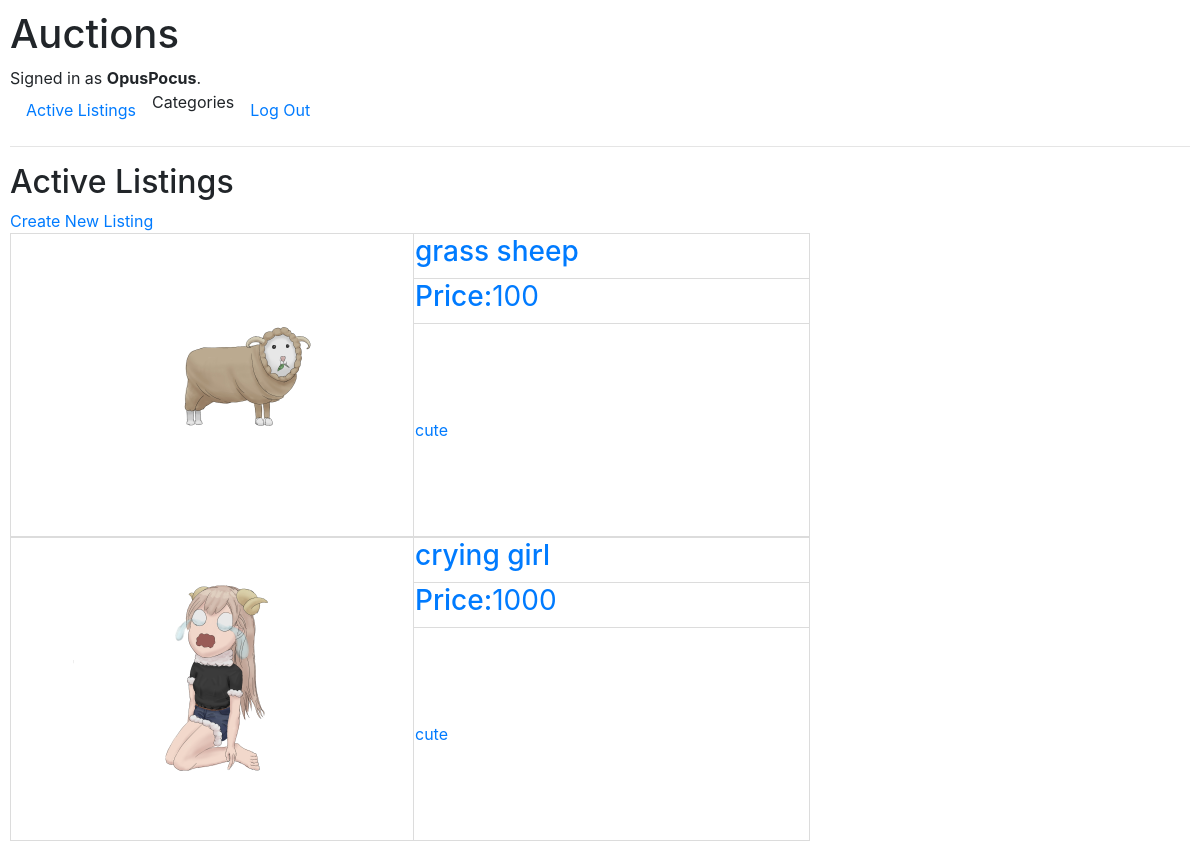
The page / (signed in) on the database its author committed.
### auctions/models.py (models this page shows, shortened)
class User(AbstractUser):
    pass

class AuctionList(models.Model):
    title = models.CharField(max_length=64)
    image = models.ImageField(upload_to="items")
    description = models.CharField(max_length=128)
    type = models.CharField(max_length=16)
    starting_bid = models.IntegerField()
    owner = models.ForeignKey(User, on_delete=models.CASCADE, related_name="my_selling_items")
    is_closed = models.BooleanField(default=False)

### auctions/views.py (the view)
# urls.py: path("", views.index, name="index"),
def index(request):
    return render(request, "auctions/index.html", {
        "items":AuctionList.objects.all(),
    })

### auctions/templates/auctions/index.html
{% extends "auctions/layout.html" %}
{% block body %}
    <h2>Active Listings</h2>
    <a href="{% url 'create_item' %}">Create New Listing</a>
    <br>
    {% for item in items %}
    <a href="{% url 'listing' item.id%}">
        <table class="listing_table" width="800px">
            <tr>
                <td rowspan="5" width="400px">
                    <img src="{{item.image.url}}", width="400">
                </td>
                <td height="20vw">
                    <h3>{{ item.title }}</h3>
                </td>
            </tr>
            <tr>
                <td height="20vw">
                    <h3>Price:<span class="not_bold">{{ item.starting_bid }}</span></h3>
                </td>
            </tr>
            <tr>
                <td rowspan="3">
                    {{ item.description }}
                </td>
            </tr>
        </table>
    </a>
    {% endfor %}
{% endblock %}

### auctions/templates/auctions/layout.html (shortened to what this page needs)
{% load static %}
<!DOCTYPE html>
<html lang="en">
    <head>
        <link rel="stylesheet" href="https://stackpath.bootstrapcdn.com/bootstrap/4.4.1/css/bootstrap.min.css">
        <link href="{% static 'auctions/styles.css' %}" rel="stylesheet">
    </head>
    <body>
        <h1>Auctions</h1>
        <div>
            {% if user.is_authenticated %}
                Signed in as <strong>{{ user.username }}</strong>.
            {% else %}
                Not signed in.
            {% endif %}
        </div>
        <ul class="nav">
            <li class="nav-item">
                <a class="nav-link" href="{% url 'index' %}">Active Listings</a>
            </li>
            <li>
                Categories
            </li>
            {% if user.is_authenticated %}
                <li class="nav-item">
                    <a class="nav-link" href="{% url 'logout' %}">Log Out</a>
                </li>
            {% endif %}
        </ul>
        <hr>
        {% block body %}
        {% endblock %}
    </body>
</html>

### auctions/static/auctions/styles.css (style rules this page uses)
body { padding: 10px; }
.not_bold { font-weight: normal; }
.listing_table { border: 1px solid gainsboro; }
td { border: 1px solid gainsboro }

### rows shown on the page
User: username "OpusPocus"
AuctionList: image (picture), title "grass sheep", starting_bid "100", description "cute"
AuctionList: image (picture), title "crying girl", starting_bid "1000", description "cute"
